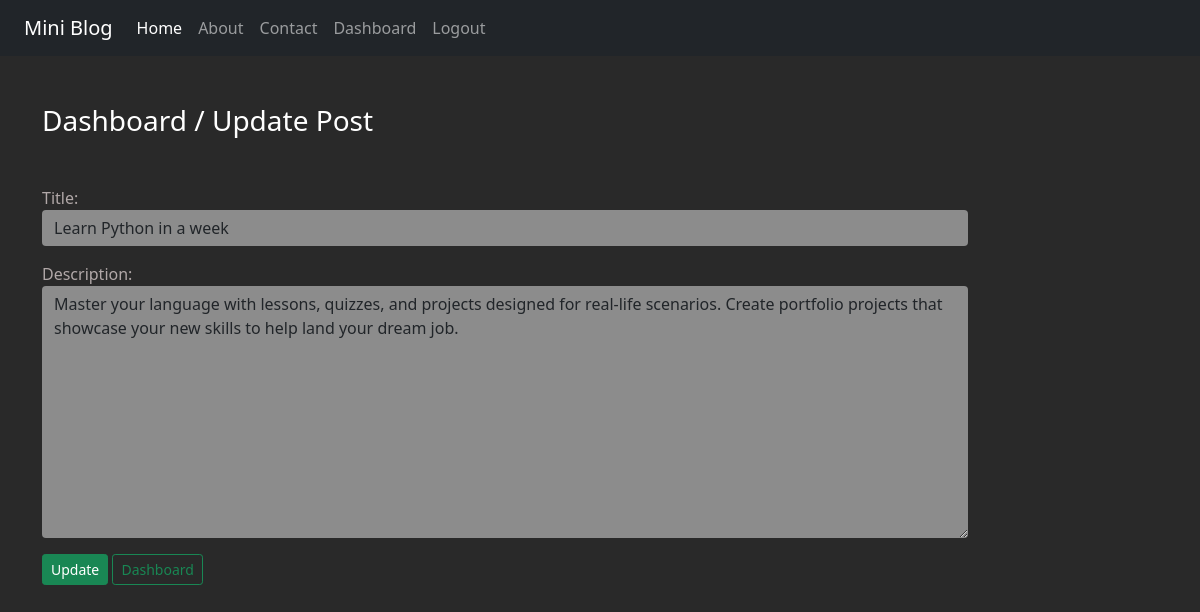
The page /updatepost/2/ (signed in) on the database its author committed.
### blog/models.py (models this page shows)
class Post(models.Model):
    title = models.CharField(max_length=150)
    desc = models.TextField()

### blog/views.py (the view)
# urls.py: path('updatepost/<int:id>/', views.updatePost, name='updatepost'),
def updatePost(request, id):
    if request.user.is_authenticated:
        if request.method == "POST":
            pi = Post.objects.get(pk=id)
            form = PostForm(request.POST, instance=pi)
            if form.is_valid():
                form.save()
                messages.success(request, 'Your Post has been updated !')
        else:
            pi = Post.objects.get(pk=id)
            form = PostForm(instance=pi)
        return render(request, 'blog/updatepost.html', {'form': form})
    else:
        return HttpResponseRedirect('/login/')

### blog/forms.py
class PostForm(forms.ModelForm):
    class Meta:
        model = Post
        fields = ['title', 'desc']
        labels = {'title':'Title', 'desc': 'Description'}
        widgets = {'title':forms.TextInput(attrs={'class':'form-control'}),
                    'desc':forms.Textarea(attrs={'class':'form-control'})
                     }

### blog/templates/blog/updatepost.html (shortened to what this page needs)
{% extends 'blog/base.html' %}
{% load static %}
{% block content %}
    <div class="col-sm-10">
        <h3 class="text-white my-5">Dashboard / Update Post</h3>
        <form action="" method="post" novalidate>
            {{form.as_p}}
            <input type="submit" class="btn btn-success btn-sm" value="Update">
            <a href="{% url 'dashboard' %}" class='btn btn-outline-success btn-sm'>Dashboard</a>
            <br>
        </form>
    </div>
{% endblock content %}

### blog/static/blog/css/style.css (style rules this page uses)
body { background-color: rgb(41, 41, 41); color: white; }
form, .cp, .cu { color: rgb(177, 168, 168); }
.form-control { background-color: rgb(140, 140, 140); border: none; }
p { color: rgb(177, 168, 168); }

### rows shown on the page
Post: title "Learn Python in a week", desc "Master your language with lessons, quizzes, and projects designed for real-life scenarios. Create portfolio projects that showcase your new skills to help land your dream job."
